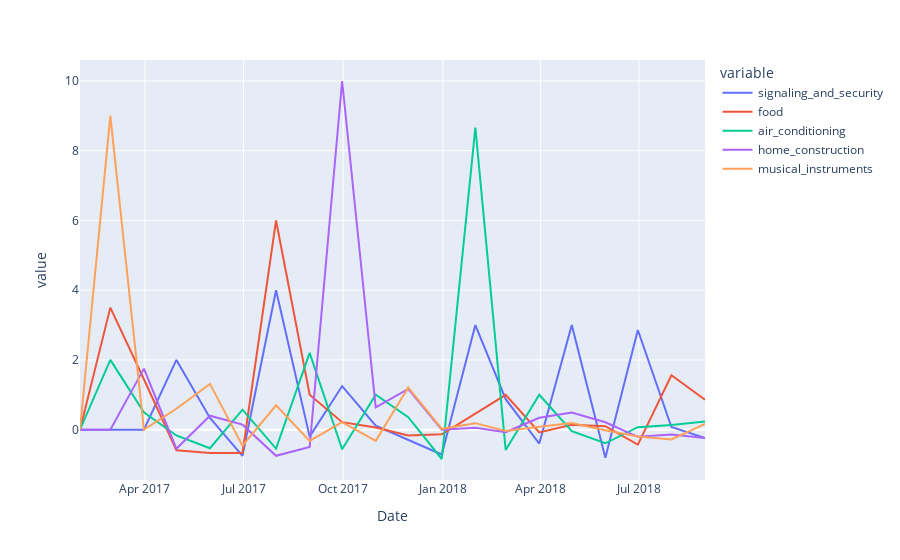

Here is the notebook cell this chart was saved with:
### Code cell
# Plot the data
px.line(top5_Average_GrowthRate, x='date',y = ['signaling_and_security','food','air_conditioning', 
                                   'home_construction', 'musical_instruments'],
       labels = {
           'date' : 'Date',
           'sales' : 'Items sold per day'
       })

### Figure 1 — Plotly figure (JSON) as saved in the notebook; plotly's stock layout.template omitted (floating-point values rounded to 4 significant figures)
{"data": [{"hovertemplate": "variable=signaling_and_security<br>Date=%{x}<br>value=%{y}<extra></extra>", "legendgroup": "signaling_and_security", "line": {"color": "#636efa", "dash": "solid"}, "mode": "lines", "name": "signaling_and_security", "orientation": "v", "showlegend": true, "type": "scatter", "x": ["2017-01-31T00:00:00", "2017-02-28T00:00:00", "2017-03-31T00:00:00", "2017-04-30T00:00:00", "2017-05-31T00:00:00", "2017-06-30T00:00:00", "2017-07-31T00:00:00", "2017-08-31T00:00:00", "2017-09-30T00:00:00", "2017-10-31T00:00:00", "2017-11-30T00:00:00", "2017-12-31T00:00:00", "2018-01-31T00:00:00", "2018-02-28T00:00:00", "2018-03-31T00:00:00", "2018-04-30T00:00:00", "2018-05-31T00:00:00", "2018-06-30T00:00:00", "2018-07-31T00:00:00", "2018-08-31T00:00:00"], "xaxis": "x", "y": [0, 0, 0, 2, 0.3333, -0.75, 4, -0.2, 1.25, 0.1111, -0.3, -0.7143, 3, 0.875, -0.4, 3, -0.8056, 2.857, 0.07407, -0.2414], "yaxis": "y"}, {"hovertemplate": "variable=food<br>Date=%{x}<br>value=%{y}<extra></extra>", "legendgroup": "food", "line": {"color": "#EF553B", "dash": "solid"}, "mode": "lines", "name": "food", "orientation": "v", "showlegend": true, "type": "scatter", "x": ["2017-01-31T00:00:00", "2017-02-28T00:00:00", "2017-03-31T00:00:00", "2017-04-30T00:00:00", "2017-05-31T00:00:00", "2017-06-30T00:00:00", "2017-07-31T00:00:00", "2017-08-31T00:00:00", "2017-09-30T00:00:00", "2017-10-31T00:00:00", "2017-11-30T00:00:00", "2017-12-31T00:00:00", "2018-01-31T00:00:00", "2018-02-28T00:00:00", "2018-03-31T00:00:00", "2018-04-30T00:00:00", "2018-05-31T00:00:00", "2018-06-30T00:00:00", "2018-07-31T00:00:00", "2018-08-31T00:00:00"], "xaxis": "x", "y": [0, 3.5, 1.444, -0.5909, -0.6667, -0.6667, 6, 1, 0.2143, 0.05882, -0.1667, -0.1333, 0.4615, 1, -0.07895, 0.1429, 0.1, -0.4318, 1.56, 0.8594], "yaxis": "y"}, {"hovertemplate": "variable=air_conditioning<br>Date=%{x}<br>value=%{y}<extra></extra>", "legendgroup": "air_conditioning", "line": {"color": "#00cc96", "dash": "solid"}, "mode": "lines", "name": "air_conditioning", "orientation": "v", "showlegend": true, "type": "scatter", "x": ["2017-01-31T00:00:00", "2017-02-28T00:00:00", "2017-03-31T00:00:00", "2017-04-30T00:00:00", "2017-05-31T00:00:00", "2017-06-30T00:00:00", "2017-07-31T00:00:00", "2017-08-31T00:00:00", "2017-09-30T00:00:00", "2017-10-31T00:00:00", "2017-11-30T00:00:00", "2017-12-31T00:00:00", "2018-01-31T00:00:00", "2018-02-28T00:00:00", "2018-03-31T00:00:00", "2018-04-30T00:00:00", "2018-05-31T00:00:00", "2018-06-30T00:00:00", "2018-07-31T00:00:00", "2018-08-31T00:00:00"], "xaxis": "x", "y": [0, 2, 0.5, -0.1667, -0.5333, 0.5714, -0.5455, 2.2, -0.5625, 1, 0.3571, -0.8421, 8.667, -0.5862, 1, -0.04167, -0.3913, 0.07143, 0.1333, 0.2353], "yaxis": "y"}, {"hovertemplate": "variable=home_construction<br>Date=%{x}<br>value=%{y}<extra></extra>", "legendgroup": "home_construction", "line": {"color": "#ab63fa", "dash": "solid"}, "mode": "lines", "name": "home_construction", "orientation": "v", "showlegend": true, "type": "scatter", "x": ["2017-01-31T00:00:00", "2017-02-28T00:00:00", "2017-03-31T00:00:00", "2017-04-30T00:00:00", "2017-05-31T00:00:00", "2017-06-30T00:00:00", "2017-07-31T00:00:00", "2017-08-31T00:00:00", "2017-09-30T00:00:00", "2017-10-31T00:00:00", "2017-11-30T00:00:00", "2017-12-31T00:00:00", "2018-01-31T00:00:00", "2018-02-28T00:00:00", "2018-03-31T00:00:00", "2018-04-30T00:00:00", "2018-05-31T00:00:00", "2018-06-30T00:00:00", "2018-07-31T00:00:00", "2018-08-31T00:00:00"], "xaxis": "x", "y": [0, 0, 1.75, -0.5455, 0.4, 0.1429, -0.75, -0.5, 10, 0.6364, 1.167, 0, 0.05128, -0.07317, 0.3421, 0.4902, 0.2105, -0.2065, -0.137, -0.2381], "yaxis": "y"}, {"hovertemplate": "variable=musical_instruments<br>Date=%{x}<br>value=%{y}<extra></extra>", "legendgroup": "musical_instruments", "line": {"color": "#FFA15A", "dash": "solid"}, "mode": "lines", "name": "musical_instruments", "orientation": "v", "showlegend": true, "type": "scatter", "x": ["2017-01-31T00:00:00", "2017-02-28T00:00:00", "2017-03-31T00:00:00", "2017-04-30T00:00:00", "2017-05-31T00:00:00", "2017-06-30T00:00:00", "2017-07-31T00:00:00", "2017-08-31T00:00:00", "2017-09-30T00:00:00", "2017-10-31T00:00:00", "2017-11-30T00:00:00", "2017-12-31T00:00:00", "2018-01-31T00:00:00", "2018-02-28T00:00:00", "2018-03-31T00:00:00", "2018-04-30T00:00:00", "2018-05-31T00:00:00", "2018-06-30T00:00:00", "2018-07-31T00:00:00", "2018-08-31T00:00:00"], "xaxis": "x", "y": [0, 9, 0, 0.6, 1.312, -0.4595, 0.7, -0.3235, 0.2174, -0.3214, 1.211, 0.02381, 0.186, -0.03922, 0.08163, 0.1887, -0.01587, -0.1935, -0.28, 0.1667], "yaxis": "y"}], "layout": {"legend": {"title": {"text": "variable"}, "tracegroupgap": 0}, "margin": {"t": 60}, "xaxis": {"anchor": "y", "domain": [0, 1], "title": {"text": "Date"}}, "yaxis": {"anchor": "x", "domain": [0, 1], "title": {"text": "value"}}}}
